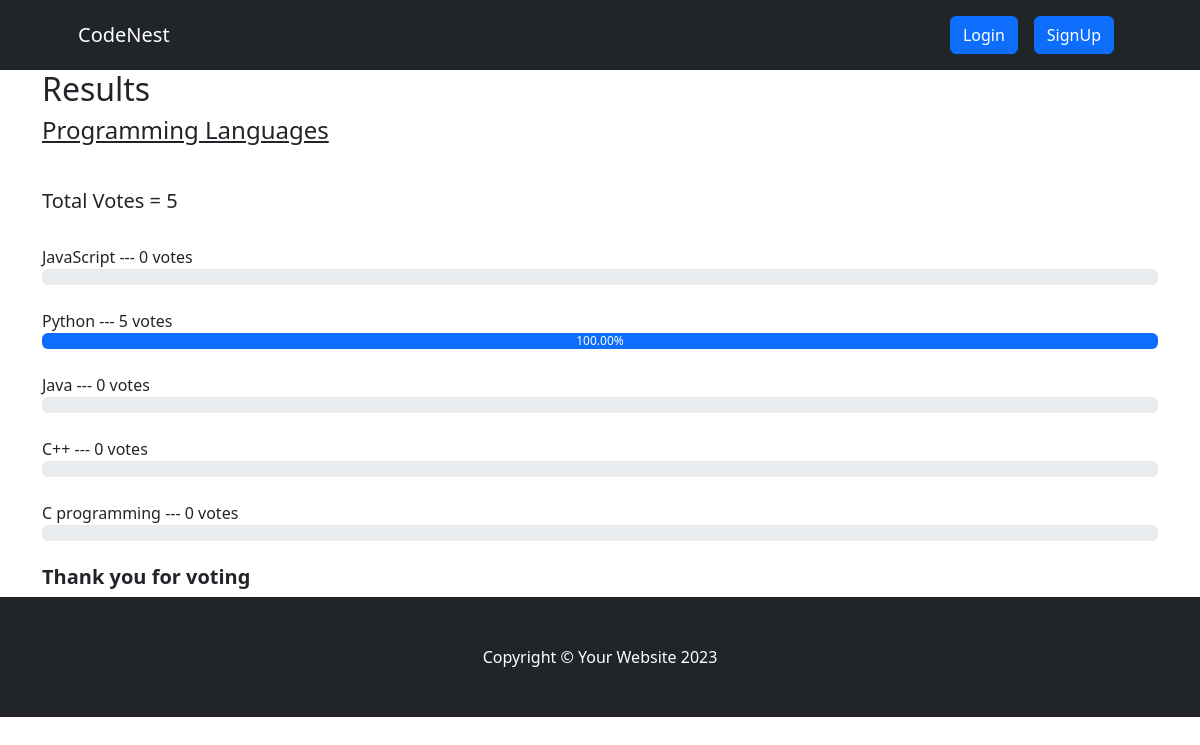
/result/programming-languages, run on the app's committed database.
### voteapp/models.py (models this page shows, shortened)
class Category(models.Model):
    title = models.CharField(max_length=200)
    slug = models.SlugField(blank=True, null=True)
    description = models.TextField(blank=True, null=True)
    total_vote = models.IntegerField(default=0)
    voters = models.ManyToManyField(User, blank=True)

class CategoryItem(models.Model):
    title = models.CharField(max_length=200)
    total_vote = models.IntegerField(default=0)
    category = models.ForeignKey(Category, on_delete=models.CASCADE, related_name="items")
    voters = models.ManyToManyField(User, blank=True)
    @property
    def percentage_vote(self):
        category_votes = self.category.total_vote
        item_votes = self.total_vote
        if category_votes == 0:
            vote_in_percentage = 0
        else:
            vote_in_percentage = (item_votes/category_votes) * 100
        return vote_in_percentage

### voteapp/views.py (the view)
# urls.py: path("result/<str:slug>", views.result, name ='result'),
def result(request, slug):
    category = Category.objects.get(slug=slug)
    items = CategoryItem.objects.filter(category=category)
    context = {"category": category, "items": items}
    return render(request, "result.html", context)

### voteapp/templatetags/custom_filters.py (called while the page is built)
@register.filter(name="has_voted")
def has_voted(user, voters):
    return any(user.id== voter.id for voter in voters)

### voteapp/templates/result.html (shortened to what this page needs)
{% extends 'base.html' %}
{% block content %}
{% load humanize %}
{% load custom_filters %}
<div class="container result-container">
    <div class="sub-container">
      <h2>Results</h2>
      <h4>{{category.title}}</h4>
      <br>
      <h5>Total Votes = {{category.total_vote}}</h5>
      <br />
      {% for item in items  %}
      {% if request.user|has_voted:item.voters.all %}
      <small>{{item.title}}</strong> --- {{item.total_vote}} vote{{item.total_vote | pluralize:",s"}} ---  <strong>[voted]</strong> </small>
      <div class="progressContainer">
        <div class="progress">
          <div
            class="progress-bar"
            role="progressbar"
            aria-label="Example with label"
            style="width:{{item.percentage_vote | floatformat:2}}%;"
            aria-valuenow="25"
            aria-valuemin="0"
            aria-valuemax="100"
          >
          {{item.percentage_vote | floatformat:2}}%
          </div>
        </div>
      </div>
      <br>
      {% else %}
      <small>{{item.title}}</strong> --- {{item.total_vote}} vote{{item.total_vote | pluralize:",s"}} </small>
      <div class="progressContainer">
        <div class="progress">
          <div
            class="progress-bar"
            role="progressbar"
            aria-label="Example with label"
            style="width:{{item.percentage_vote | floatformat:2}}%;"
            aria-valuenow="25"
            aria-valuemin="0"
            aria-valuemax="100"
          >
          {{item.percentage_vote | floatformat:2}}%
          </div>
        </div>
      </div>
      <br>
      {% endif %}
      {% endfor %}
      <h5 style="font-weight: bold">Thank you for voting</h5>
    </div>
  </div>
{% endblock content %}

### voteapp/templates/base.html (shortened to what this page needs)
<!DOCTYPE html>
{% load static %}
<html lang="en">
<head>
    <link href="https://cdn.jsdelivr.net/npm/bootstrap-icons@1.4.1/font/bootstrap-icons.css" rel="stylesheet" />
    <link rel="stylesheet" href="{% static 'css/bootstrap.css' %}">
    <link rel="stylesheet" href="{% static 'css/style.css' %}">
</head>
<body>
     <nav class="navbar navbar-expand-lg navbar-dark bg-dark">
        <div class="container px-lg-5">
            <a class="navbar-brand" href="{% url 'index'  %}">CodeNest</a>
            <div class="collapse navbar-collapse" id="navbarSupportedContent">
                <ul class="navbar-nav ms-auto mb-2 mb-lg-0">
                    {% if request.user.is_authenticated %}
                    <li class="nav-item"><a class="nav-link" href="#"><button class="btn btn-primary">Hi,{{request.user.username}} </button></a></li>
                    <li class="nav-item"><a class="nav-link" href="{% url 'logout' %}"><button class="btn btn-secondary">Logout</button></a></li>
                     {% else %}
                    <li class="nav-item"><a class="nav-link" href="{% url 'signin' %}"><button class="btn btn-primary">Login</button></a></li>
                    <li class="nav-item"><a class="nav-link" href="{% url 'signup' %}"><button class="btn btn-primary">SignUp</button></a></li>
                     {% endif %}
                </ul>
            </div>
        </div>
    </nav>
    {% block content %}
    {% endblock content %}
     <footer class="py-5 bg-dark">
        <div class="container"><p class="m-0 text-center text-white">Copyright &copy; Your Website 2023</p></div>
    </footer>
</body>
</html>

### voteapp/static/css/style.css (style rules this page uses)
* { box-sizing: border-box; }
.result-container { display: flex; align-items: center; justify-content: center; }
.sub-container { width: inherit }
.result-container h4 { text-decoration: underline; margin-bottom: 20px; }
.result-container small { font-size: 16px; font-weight: 500; }

### data on the page
Category: title "Programming Languages", total_vote "5"
CategoryItem: title "JavaScript", total_vote "0", total_vote|pluralize "s"
CategoryItem: title "Python", total_vote "5", total_vote|pluralize "s", percentage_vote "100.00"
CategoryItem: title "Java", total_vote "0", total_vote|pluralize "s"
CategoryItem: title "C++", total_vote "0", total_vote|pluralize "s"
CategoryItem: title "C programming", total_vote "0", total_vote|pluralize "s"
